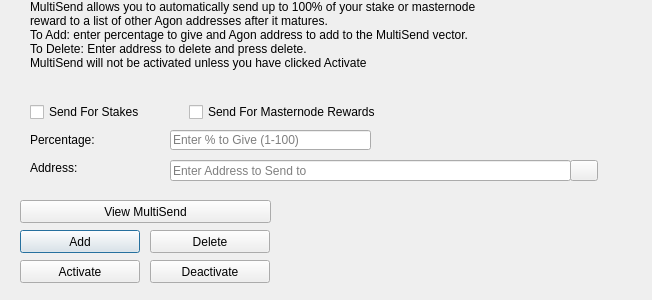
<?xml version="1.0" encoding="UTF-8"?>
<ui version="4.0">
 <class>MultiSendDialog</class>
 <widget class="QDialog" name="MultiSendDialog">
  <property name="windowModality">
   <enum>Qt::NonModal</enum>
  </property>
  <property name="geometry">
   <rect>
    <x>0</x>
    <y>0</y>
    <width>652</width>
    <height>300</height>
   </rect>
  </property>
  <property name="windowTitle">
   <string>MultiSend</string>
  </property>
  <widget class="QLineEdit" name="multiSendPercentEdit">
   <property name="geometry">
    <rect>
     <x>170</x>
     <y>130</y>
     <width>201</width>
     <height>20</height>
    </rect>
   </property>
   <property name="toolTip">
    <string>Enter whole numbers 1 - 100</string>
   </property>
   <property name="placeholderText">
    <string>Enter % to Give (1-100)</string>
   </property>
  </widget>
  <widget class="QLineEdit" name="multiSendAddressEdit">
   <property name="geometry">
    <rect>
     <x>170</x>
     <y>160</y>
     <width>401</width>
     <height>21</height>
    </rect>
   </property>
   <property name="toolTip">
    <string/>
   </property>
   <property name="placeholderText">
    <string>Enter Address to Send to</string>
   </property>
  </widget>
  <widget class="QLabel" name="label_2">
   <property name="geometry">
    <rect>
     <x>30</x>
     <y>0</y>
     <width>451</width>
     <height>121</height>
    </rect>
   </property>
   <property name="lineWidth">
    <number>1</number>
   </property>
   <property name="text">
    <string>MultiSend allows you to automatically send up to 100% of your stake or masternode reward to a list of other Agon addresses after it matures.
To Add: enter percentage to give and Agon address to add to the MultiSend vector.
To Delete: Enter address to delete and press delete.
MultiSend will not be activated unless you have clicked Activate</string>
   </property>
   <property name="alignment">
    <set>Qt::AlignLeading|Qt::AlignLeft|Qt::AlignTop</set>
   </property>
   <property name="wordWrap">
    <bool>true</bool>
   </property>
  </widget>
  <widget class="QLabel" name="message">
   <property name="geometry">
    <rect>
     <x>290</x>
     <y>200</y>
     <width>351</width>
     <height>91</height>
    </rect>
   </property>
   <property name="text">
    <string/>
   </property>
  </widget>
  <widget class="QPushButton" name="addButton">
   <property name="geometry">
    <rect>
     <x>20</x>
     <y>230</y>
     <width>120</width>
     <height>23</height>
    </rect>
   </property>
   <property name="toolTip">
    <string/>
   </property>
   <property name="statusTip">
    <string>Add to MultiSend Vector</string>
   </property>
   <property name="text">
    <string>Add</string>
   </property>
  </widget>
  <widget class="QPushButton" name="disableButton">
   <property name="geometry">
    <rect>
     <x>150</x>
     <y>260</y>
     <width>120</width>
     <height>23</height>
    </rect>
   </property>
   <property name="statusTip">
    <string>Deactivate MultiSend</string>
   </property>
   <property name="text">
    <string>Deactivate</string>
   </property>
  </widget>
  <widget class="QPushButton" name="addressBookButton">
   <property name="geometry">
    <rect>
     <x>570</x>
     <y>160</y>
     <width>28</width>
     <height>21</height>
    </rect>
   </property>
   <property name="toolTip">
    <string>Choose an address from the address book</string>
   </property>
   <property name="text">
    <string/>
   </property>
   <property name="icon">
    <iconset resource="../agon.qrc">
     <normaloff>:/icons/address-book</normaloff>:/icons/address-book</iconset>
   </property>
   <property name="shortcut">
    <string>Alt+A</string>
   </property>
   <property name="autoDefault">
    <bool>false</bool>
   </property>
  </widget>
  <widget class="QLabel" name="label">
   <property name="geometry">
    <rect>
     <x>30</x>
     <y>130</y>
     <width>121</width>
     <height>20</height>
    </rect>
   </property>
   <property name="toolTip">
    <string>Percentage of stake to send</string>
   </property>
   <property name="text">
    <string>Percentage:</string>
   </property>
  </widget>
  <widget class="QLabel" name="label_5">
   <property name="geometry">
    <rect>
     <x>30</x>
     <y>160</y>
     <width>111</width>
     <height>16</height>
    </rect>
   </property>
   <property name="toolTip">
    <string>Address to send portion of stake to</string>
   </property>
   <property name="text">
    <string>Address:</string>
   </property>
  </widget>
  <widget class="QPushButton" name="deleteButton">
   <property name="geometry">
    <rect>
     <x>150</x>
     <y>230</y>
     <width>120</width>
     <height>23</height>
    </rect>
   </property>
   <property name="toolTip">
    <string/>
   </property>
   <property name="statusTip">
    <string>Delete Address From MultiSend Vector</string>
   </property>
   <property name="text">
    <string>Delete</string>
   </property>
  </widget>
  <widget class="QPushButton" name="activateButton">
   <property name="geometry">
    <rect>
     <x>20</x>
     <y>260</y>
     <width>120</width>
     <height>23</height>
    </rect>
   </property>
   <property name="statusTip">
    <string>Activate MultiSend</string>
   </property>
   <property name="text">
    <string>Activate</string>
   </property>
  </widget>
  <widget class="QPushButton" name="viewButton">
   <property name="geometry">
    <rect>
     <x>20</x>
     <y>200</y>
     <width>251</width>
     <height>23</height>
    </rect>
   </property>
   <property name="toolTip">
    <string/>
   </property>
   <property name="statusTip">
    <string>View MultiSend Vector</string>
   </property>
   <property name="text">
    <string>View MultiSend</string>
   </property>
  </widget>
  <widget class="QWidget" name="horizontalLayoutWidget">
   <property name="geometry">
    <rect>
     <x>30</x>
     <y>100</y>
     <width>351</width>
     <height>24</height>
    </rect>
   </property>
   <layout class="QHBoxLayout" name="horizontalLayout">
    <item>
     <widget class="QCheckBox" name="multiSendStakeCheckBox">
      <property name="text">
       <string>Send For Stakes</string>
      </property>
     </widget>
    </item>
    <item>
     <widget class="QCheckBox" name="multiSendMasternodeCheckBox">
      <property name="text">
       <string>Send For Masternode Rewards</string>
      </property>
     </widget>
    </item>
   </layout>
  </widget>
 </widget>
 <resources>
  <include location="../agon.qrc"/>
 </resources>
 <connections/>
</ui>
